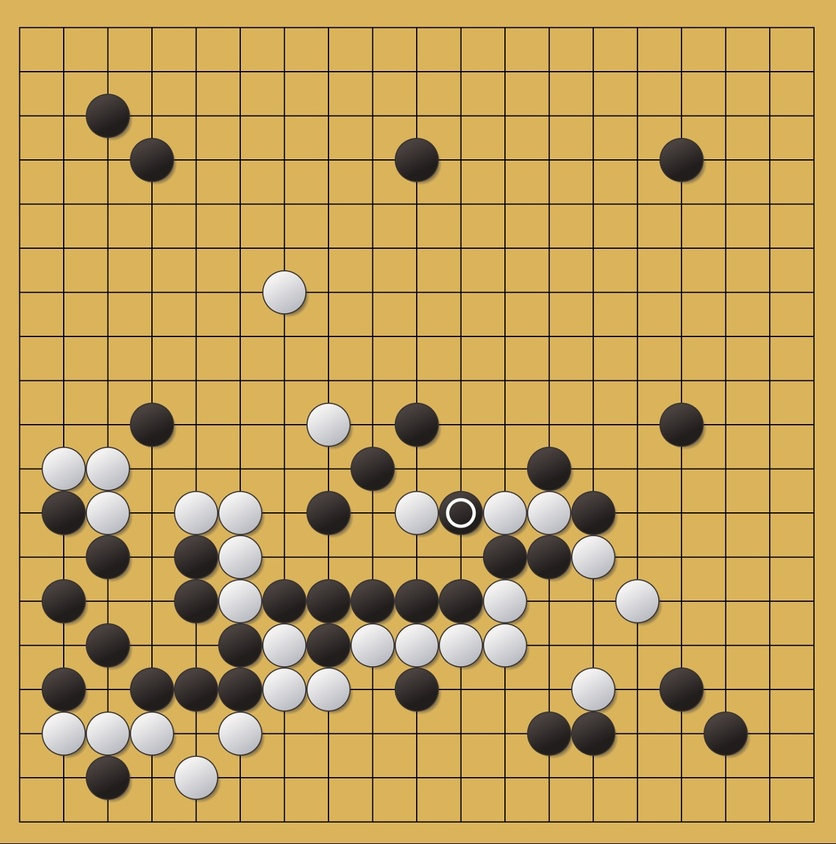
#> input picture data/raw/OGS4.jpg, 836 x 844 px, shrunk from 1260 x 1272 before the run
$ python cndb1.py
#> lines starting #> are read from the running program, lines starting #| are printed output that depends on the picture; after the words box and inside, x2 and y2 are one past the last pixel; in counts of white or black regions, pixels touching at a corner belong together
import cv2
import numpy as np

# 读取图像
#img = cv2.imread('../data/raw/cndb1.jpg')
img = cv2.imread('../data/raw/OGS4.jpg')
#> img is the input picture: shape (844, 836, 3); mean B, G, R 92, 162.1, 194.9
# cv2.imshow('img', img)

# 转换为灰度图像
gray = cv2.cvtColor(img, cv2.COLOR_BGR2GRAY)
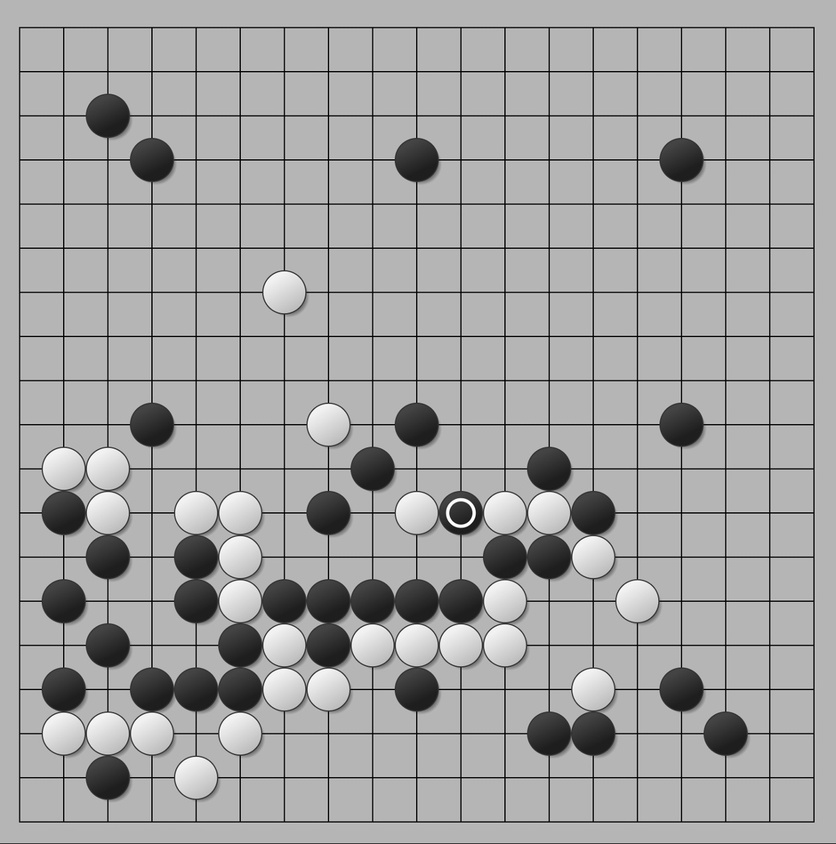
#> gray: shape (844, 836); min 2, max 255, mean 163.9

# 高斯模糊
blur = cv2.GaussianBlur(gray, (5, 5), 0)
# cv2.imshow('blur', blur)

# 边缘检测
edges = cv2.Canny(blur, 50, 150)
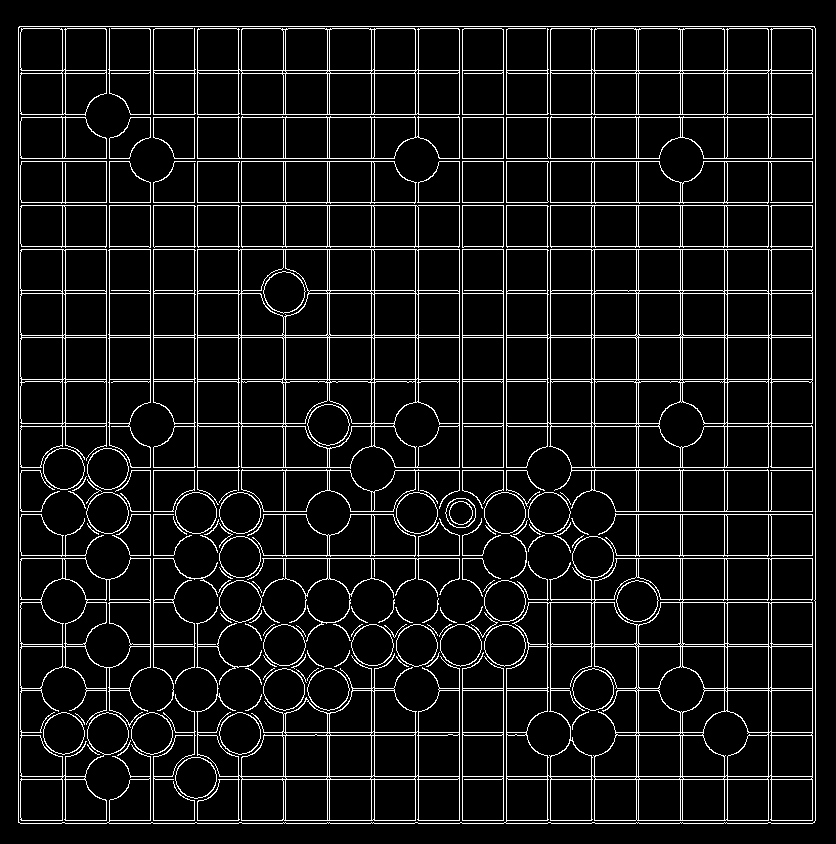
#> edges: shape (844, 836); 8.5% white in thin lines or dots
cv2.imshow('edges', edges)

# 轮廓提取
contours, hierarchy = cv2.findContours(edges, cv2.RETR_EXTERNAL, cv2.CHAIN_APPROX_SIMPLE)
#> contours = 1 contour; box (x1, y1, x2, y2) and area: (18, 26, 816, 824) 635160

# 找到最大的轮廓，即棋盘的轮廓
max_area = 0
max_contour = None
for contour in contours:
    area = cv2.contourArea(contour)
    if area > max_area:
        max_area = area
        max_contour = contour
#> this loop made 1 pass
#> (area, max_area) on pass 1: (635160.5, 635160.5)
#> after the loop, max_area = 635160.5; max_contour = contour of 90 points, box (x1, y1, x2, y2) (18, 26, 816, 824), area 635160

# 找到最小外接矩形，即棋盘的四个角点
rect = cv2.minAreaRect(max_contour)
#> rect = ((416.5, 424.5), (797, 797), -90)
box = cv2.boxPoints(rect)
#> box = [[815, 823], [18, 823], [18, 26], [815, 26]]
box = np.intp(box)

# 绘制轮廓和角点
cv2.drawContours(img, [box], 0, (0, 0, 255), 3)
#> img: shape (844, 836, 3); 2.26% of pixels changed, all inside (x1, y1, x2, y2) = (16, 24, 818, 826)
for point in box:
    cv2.circle(img, tuple(point), 5, (0, 255, 0), -1)
#> this loop made 4 passes
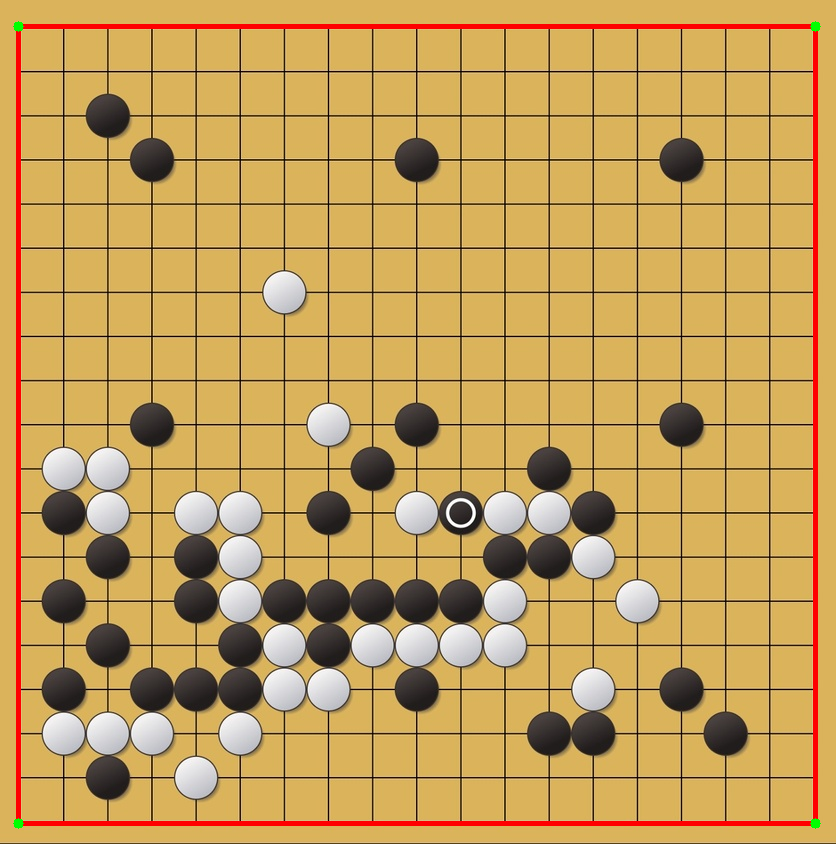
#> img: shape (844, 836, 3); mean B, G, R 90.4, 159.1, 196.8

width = int(rect[1][0])
#> width = 797
height = int(rect[1][1])
#> height = 797

warped = gray

# 圆检测，找到棋盘上的圆形，即棋子
circles = cv2.HoughCircles(warped, method=cv2.HOUGH_GRADIENT,
                           dp=1, minDist=25, param1=100, param2=19,
                           minRadius=10, maxRadius=20)
#> circles = 63 rows, first 8: [460.5, 512.5, 11.6], [505.5, 513.5, 19.4], [417.5, 513.5, 19.4], [196.5, 513.5, 19.4], [372.5, 643.5, 19.4], [417.5, 645.5, 19.4], [151.5, 731.5, 19.4], [238.5, 600.5, 19.4]
print('circles: ', circles)
#> (printed output is left out)
circles = np.uint16(np.around(circles))
#> circles = 63 rows, first 8: [460, 512, 12], [506, 514, 19], [418, 514, 19], [196, 514, 19], [372, 644, 19], [418, 646, 19], [152, 732, 19], [238, 600, 19]

# 计算每个圆形所在的格子的位置
grid_size = width // 18 # 棋盘有19x19个格子
#> grid_size = 44
centers = [] # 存储圆心坐标和格子位置
for i in circles[0,:]:
    cx = i[0] # 圆心x坐标
    cy = i[1] # 圆心y坐标
    r = i[2]  # 圆半径
    # 计算棋子行号和列号，从0开始
    row = round(cy / grid_size) - 4
    col = round(cx / grid_size) - 4
    # 绘制圆形和圆心
    cv2.circle(img, (cx, cy), r, (0, 255, 0), 2)
    cv2.circle(img, (cx, cy), 2, (0, 255, 2), -1)
    # 添加到列表中
    centers.append((cx, cy, row, col))
#> this loop made 63 passes
#> (cx, cy, r, row, col) on passes 1 to 12: (460, 512, 12, 8, 6), (506, 514, 19, 8, 8), (418, 514, 19, 8, 6), (196, 514, 19, 8, 0), (372, 644, 19, 11, 4), (418, 646, 19, 11, 6), (152, 732, 19, 13, -1), (238, 600, 19, 10, 1), (550, 514, 19, 8, 8), (240, 512, 19, 8, 1), (594, 556, 19, 9, 10), (62, 468, 19, 7, -3)
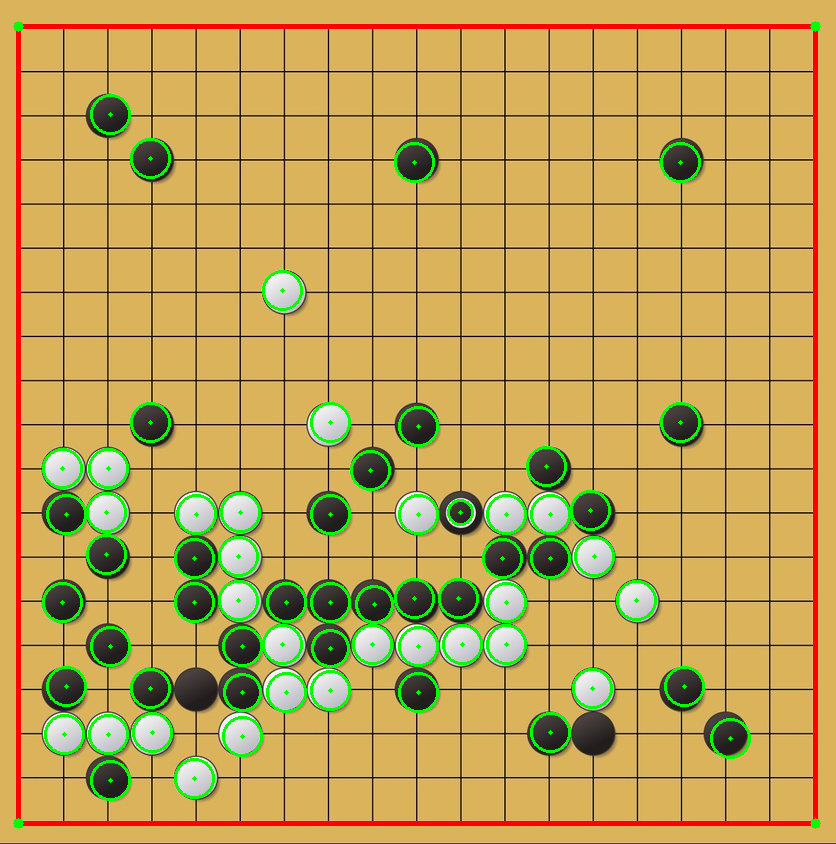
#> img: shape (844, 836, 3); 3.18% of pixels changed, all inside (x1, y1, x2, y2) = (42, 94, 751, 801)
#> after the loop, centers = 63 items, first 6: (460, 512, 8, 6), (506, 514, 8, 8), (418, 514, 8, 6), (196, 514, 8, 0), (372, 644, 11, 4), (418, 646, 11, 6)

# 颜色空间转换，将图像转换为HSV空间
hsv = cv2.cvtColor(img, cv2.COLOR_BGR2HSV)
#> hsv: shape (844, 836, 3); mean H, S, V 25.7, 142, 201.1

# 阈值分割，根据黑子和白子的颜色范围分割设置阈值，得到两个二值图像
lower_black = np.array([0, 0, 10])
upper_black = np.array([180, 255, 90])
mask_black = cv2.inRange(hsv, lower_black, upper_black)
#> mask_black: shape (844, 836); 9.8% white; 612 white regions (553 under 20 px), largest, box (x1, y1, x2, y2) and area: (21, 29, 813, 821) 31243, (93, 97, 128, 132) 958, (133, 141, 168, 176) 958

lower_white = np.array([0, 0, 100])
upper_white = np.array([180, 30, 255])
mask_white = cv2.inRange(hsv, lower_white, upper_white)
#> mask_white: shape (844, 836); 4.2% white; 168 white regions (112 under 20 px), largest, box (x1, y1, x2, y2) and area: (265, 273, 300, 308) 958, (313, 405, 348, 440) 958, (45, 451, 80, 486) 958

# 与运算，将二值图像和原始图像相与，得到黑子和白子的图像
res_black = cv2.bitwise_and(img, img, mask=mask_black)
res_white = cv2.bitwise_and(img, img, mask=mask_white)
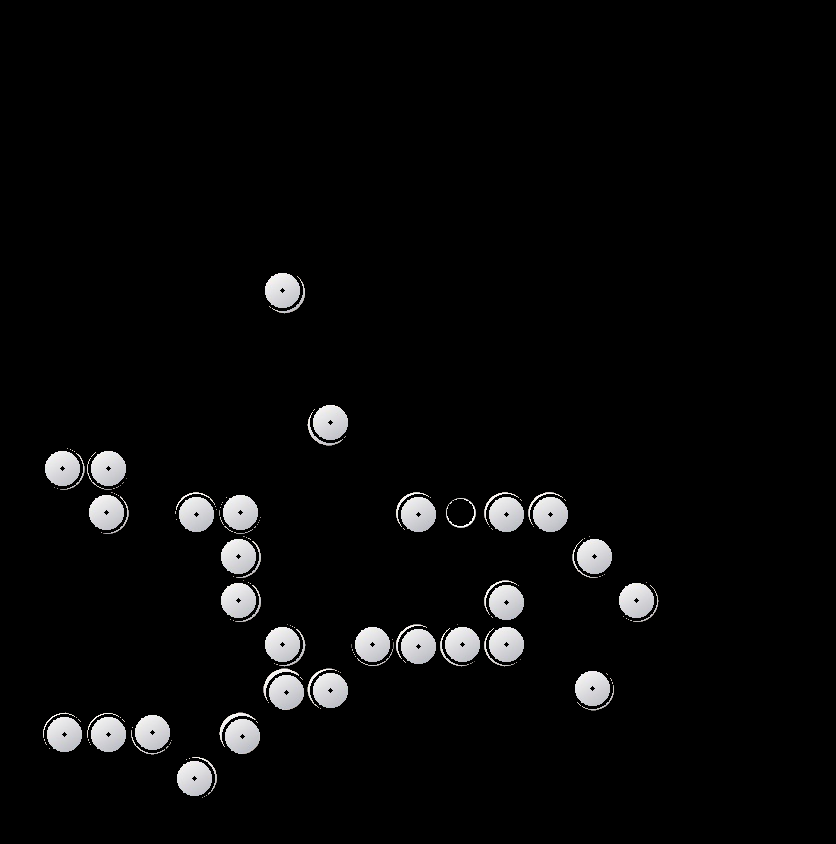
#> res_white: shape (844, 836, 3); mean B, G, R 9.2, 9.1, 9.1
res_black = cv2.cvtColor(res_black, cv2.COLOR_BGR2GRAY)
#> res_black: shape (844, 836)
res_white = cv2.cvtColor(res_white, cv2.COLOR_BGR2GRAY)
#> res_white: shape (844, 836)
# cv2.imshow('res_black', res_black)
# cv2.imshow('res_white', res_white)

# 统计每个圆形区域内的非零像素个数，判断是否有棋子，以及棋子的颜色
stones = [] # 存储棋子的颜色和位置
for center in centers:
    cx, cy, row, col = center
    # 在黑子图像上取一个圆形区域
    black_roi = res_black[cy-r:cy+r, cx-r:cx+r]
    # 计算非零像素个数
    nz_count_black = cv2.countNonZero(black_roi)
    # 如果大于阈值，则判断为黑子
    if nz_count_black > 50:
        color = 'black'
        stones.append((color, row, col))
        cv2.putText(img, '(' + str(row+1) + ',' + str(col+1) + ')', (cx, cy), cv2.FONT_HERSHEY_SIMPLEX, 0.5, (0, 0, 255), 1)
        continue

    # 在白子图像上取一个圆形区域
    white_roi = res_white[cy-r:cy+r, cx-r:cx+r]
    # 计算非零像素个数
    nz_count_white = cv2.countNonZero(white_roi)
    # 如果大于阈值，则判断为白子
    if nz_count_white > 50:
        color = 'white'
        stones.append((color, row, col))
        cv2.putText(img, '(' + str(row+1) + ',' + str(col+1) + ')', (cx, cy), cv2.FONT_HERSHEY_SIMPLEX, 0.5, (0, 0, 255), 1)
        continue
#> this loop made 63 passes
#> (cx, cy, row, col, nz_count_black, nz_count_white, color) on passes 2 to 13: (506, 514, 8, 8, 21, 1008, 'white'), (418, 514, 8, 6, 17, 1007, 'white'), (196, 514, 8, 0, 22, 1002, 'white'), (372, 644, 11, 4, 36, 982, 'white'), (418, 646, 11, 6, 21, 1003, 'white'), (152, 732, 13, -1, 27, 989, 'white'), (238, 600, 10, 1, 14, 993, 'white'), (550, 514, 8, 8, 20, 1005, 'white'), (240, 512, 8, 1, 31, 982, 'white'), (594, 556, 9, 10, 23, 992, 'white'), (62, 468, 7, -3, 24, 988, 'white'), (64, 734, 13, -3, 27, 992, 'white')
#> (cx, cy, row, col, nz_count_black, color) on passes 1, 30, 31, 32, 33, 34: (460, 512, 8, 6, 931, 'black'), (194, 558, 9, 0, 1032, 'black'), (150, 158, 0, -1, 1019, 'black'), (330, 602, 10, 4, 1041, 'black'), (110, 114, -1, -2, 1036, 'black'), (194, 602, 10, 0, 1032, 'black')
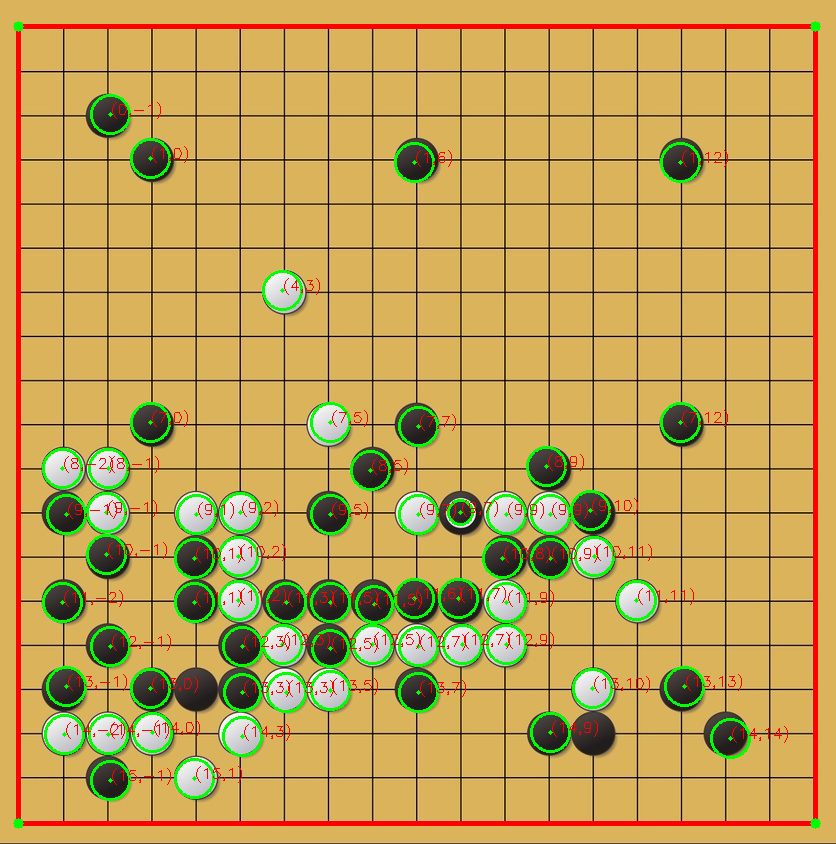
#> img: shape (844, 836, 3); 0.88% of pixels changed, all inside (x1, y1, x2, y2) = (64, 102, 788, 785)
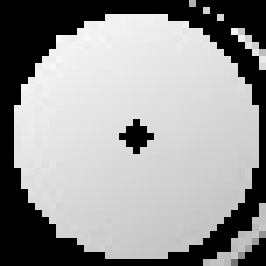
#> white_roi: shape (38, 38) (shown 7 times larger); min 0, max 247, mean 151

print('num:', len(stones))
#| num: 63

 # 输出棋子的颜色和位置信息
board = []
for i in range(19):
    b = []
    for j in range(19):
        b.append(0)
    board.append(b)

for stone in stones:

    color, row, col = stone
    print(f'There is a {color} stone at row {row+1} and column {col+1}.')
    board[row][col] = 1 if color == 'white' else 2
#> this loop made 63 passes
#> stone on passes 1 to 12: ('black', 8, 6), ('white', 8, 8), ('white', 8, 6), ('white', 8, 0), ('white', 11, 4), ('white', 11, 6), ('white', 13, -1), ('white', 10, 1), ('white', 8, 8), ('white', 8, 1), ('white', 9, 10), ('white', 7, -3)
#| There is a black stone at row 9 and column 7.
#| There is a white stone at row 9 and column 9.
#| There is a white stone at row 9 and column 7.
#| There is a white stone at row 9 and column 1.
#| There is a white stone at row 12 and column 5.
#| There is a white stone at row 12 and column 7.
#| There is a white stone at row 14 and column 0.
#| There is a white stone at row 11 and column 2.
#> (further printed lines are left out)
print(board)
#> (printed output is left out)

def check_win(board, x, y):

    def check_dir(dx, dy):
        cnt = 1
        tx, ty = x + dx, y + dy
        while tx >= 0 and tx <= 18 and ty >= 0 and ty <= 18 and board[tx][ty] == board[x][y]:
            cnt += 1
            tx += dx
            ty += dy
        return cnt

    for dx, dy in [(0, 1), (1, 0), (1, 1), (1, -1)]:
       if check_dir(dx, dy) + check_dir(-dx, -dy) - 1 >= 5:
            return True
    return False


flag = False
for stone in stones:
    color, row, col = stone
    if check_win(board, row, col):
        print(f'{{color}} stone Win!!! palce({{row+1}}, {{col+1}})')
        flag = True
        break

if not flag:
   print("No Win")

 # 如果需要扩展功能，可以在这里添加检测五子连珠的代码

# 显示图像
cv2.imshow('img', img)
# cv2.imshow('warped', warped)
cv2.waitKey(0)
cv2.destroyAllWindows()
